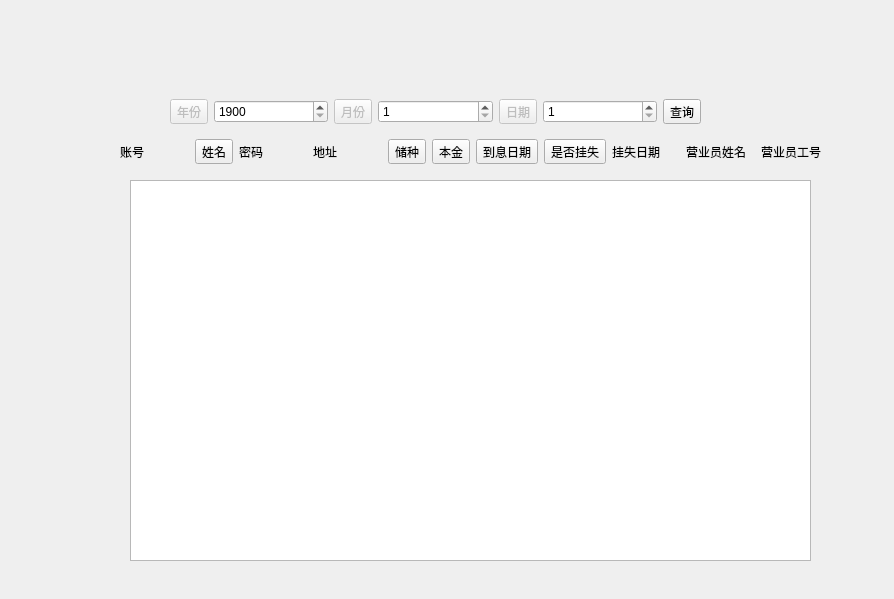
<?xml version="1.0" encoding="UTF-8"?>
<ui version="4.0">
 <class>DialogWithdrawlToTake</class>
 <widget class="QDialog" name="DialogWithdrawlToTake">
  <property name="geometry">
   <rect>
    <x>0</x>
    <y>0</y>
    <width>894</width>
    <height>599</height>
   </rect>
  </property>
  <property name="windowTitle">
   <string>Dialog</string>
  </property>
  <widget class="QWidget" name="widget" native="true">
   <property name="geometry">
    <rect>
     <x>170</x>
     <y>90</y>
     <width>531</width>
     <height>43</height>
    </rect>
   </property>
   <layout class="QHBoxLayout" name="horizontalLayout">
    <item>
     <widget class="QToolButton" name="YearButton">
      <property name="enabled">
       <bool>false</bool>
      </property>
      <property name="text">
       <string>年份</string>
      </property>
     </widget>
    </item>
    <item>
     <widget class="QSpinBox" name="yearBox">
      <property name="focusPolicy">
       <enum>Qt::StrongFocus</enum>
      </property>
      <property name="minimum">
       <number>1900</number>
      </property>
      <property name="maximum">
       <number>2021</number>
      </property>
     </widget>
    </item>
    <item>
     <widget class="QToolButton" name="MonthButton">
      <property name="enabled">
       <bool>false</bool>
      </property>
      <property name="text">
       <string>月份</string>
      </property>
     </widget>
    </item>
    <item>
     <widget class="QSpinBox" name="monthBox">
      <property name="focusPolicy">
       <enum>Qt::StrongFocus</enum>
      </property>
      <property name="minimum">
       <number>1</number>
      </property>
      <property name="maximum">
       <number>12</number>
      </property>
     </widget>
    </item>
    <item>
     <widget class="QToolButton" name="DayButton">
      <property name="enabled">
       <bool>false</bool>
      </property>
      <property name="text">
       <string>日期</string>
      </property>
     </widget>
    </item>
    <item>
     <widget class="QSpinBox" name="dayBox">
      <property name="focusPolicy">
       <enum>Qt::StrongFocus</enum>
      </property>
      <property name="minimum">
       <number>1</number>
      </property>
      <property name="maximum">
       <number>31</number>
      </property>
     </widget>
    </item>
    <item>
     <widget class="QToolButton" name="CheckButton">
      <property name="focusPolicy">
       <enum>Qt::NoFocus</enum>
      </property>
      <property name="text">
       <string>查询</string>
      </property>
     </widget>
    </item>
   </layout>
  </widget>
  <widget class="QListWidget" name="listWidget">
   <property name="geometry">
    <rect>
     <x>130</x>
     <y>180</y>
     <width>681</width>
     <height>381</height>
    </rect>
   </property>
  </widget>
  <widget class="QWidget" name="widget_2" native="true">
   <property name="geometry">
    <rect>
     <x>120</x>
     <y>130</y>
     <width>709</width>
     <height>43</height>
    </rect>
   </property>
   <layout class="QHBoxLayout" name="horizontalLayout_2">
    <item>
     <widget class="QLabel" name="label_4">
      <property name="text">
       <string>账号</string>
      </property>
     </widget>
    </item>
    <item>
     <widget class="QToolButton" name="sortName">
      <property name="text">
       <string>姓名</string>
      </property>
     </widget>
    </item>
    <item>
     <widget class="QLabel" name="label_6">
      <property name="text">
       <string>密码</string>
      </property>
     </widget>
    </item>
    <item>
     <widget class="QLabel" name="label_7">
      <property name="text">
       <string>地址</string>
      </property>
     </widget>
    </item>
    <item>
     <widget class="QToolButton" name="sortType">
      <property name="text">
       <string>储种</string>
      </property>
     </widget>
    </item>
    <item>
     <widget class="QToolButton" name="sortCapital">
      <property name="text">
       <string>本金</string>
      </property>
     </widget>
    </item>
    <item>
     <widget class="QToolButton" name="sortDate">
      <property name="text">
       <string>到息日期</string>
      </property>
     </widget>
    </item>
    <item>
     <widget class="QToolButton" name="sortLost">
      <property name="text">
       <string>是否挂失</string>
      </property>
     </widget>
    </item>
    <item>
     <widget class="QLabel" name="label_12">
      <property name="text">
       <string>挂失日期</string>
      </property>
     </widget>
    </item>
    <item>
     <widget class="QLabel" name="label_13">
      <property name="text">
       <string>营业员姓名</string>
      </property>
     </widget>
    </item>
    <item>
     <widget class="QLabel" name="label_14">
      <property name="text">
       <string>营业员工号</string>
      </property>
     </widget>
    </item>
   </layout>
  </widget>
 </widget>
 <resources/>
 <connections/>
</ui>
